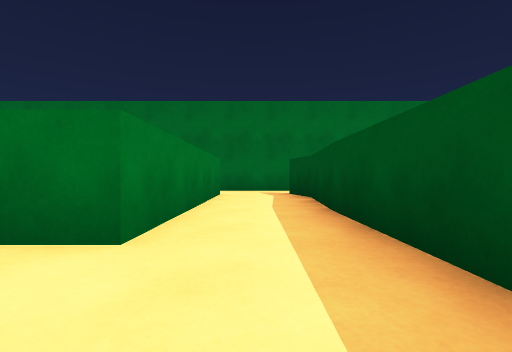
[1] (above)

24 first-person views from a walk through a Unity game level. The camera is 0.51 m above the floor, looks level and sees 85° across. The floor is counted in squares, 1 m on a side. Each view is taken from the middle of a square. On the plan, view 1 faces up. The plan holds only what a view shows up to about 9 squares ahead; the rest is blank. The player character is not drawn.

[2]
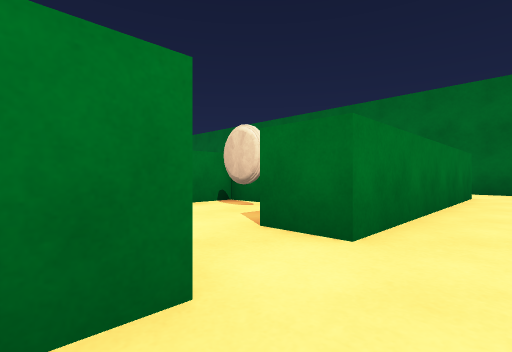

[3]
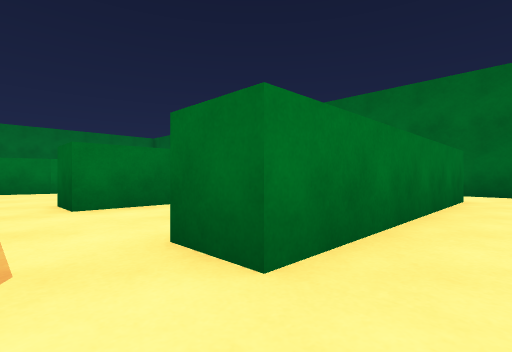

[4]
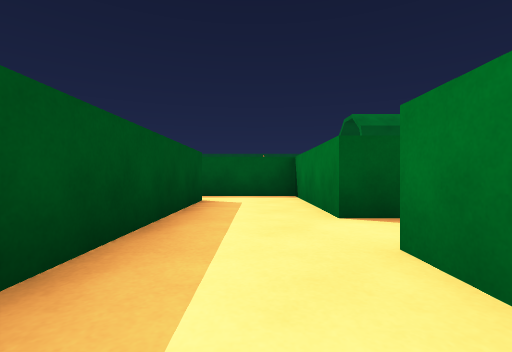

[5]
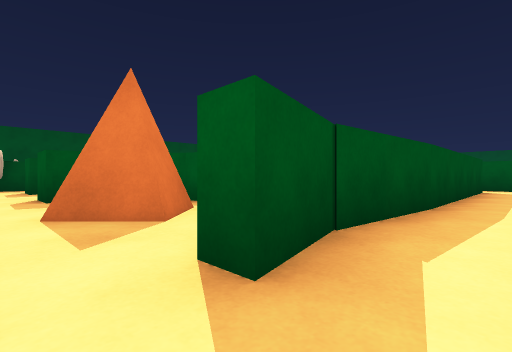

[6]
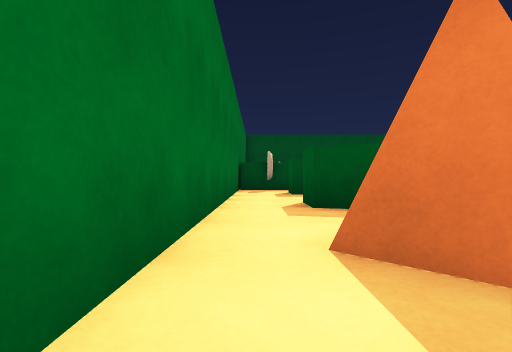

[7]
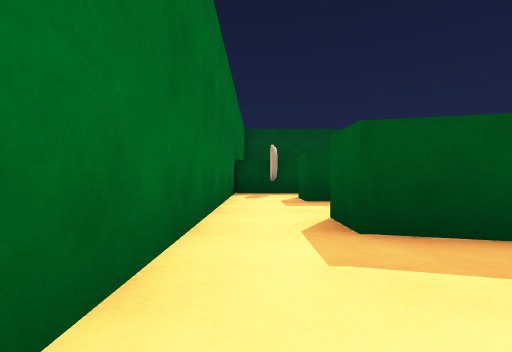

[8]
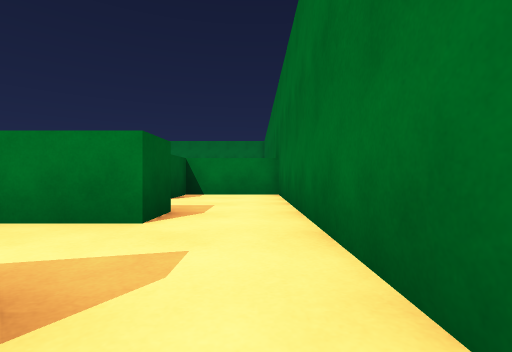

[9]
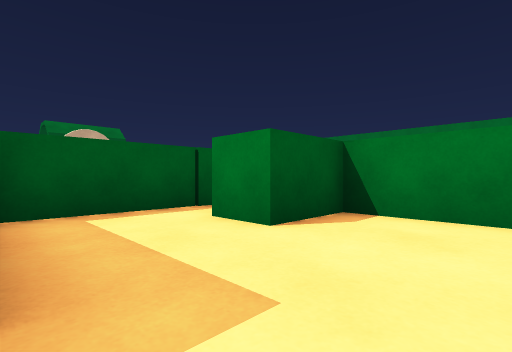

[10]
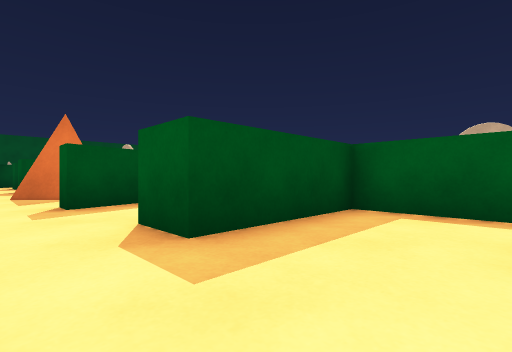

[11]
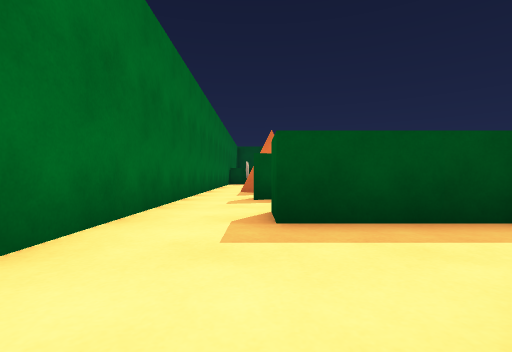

[12]
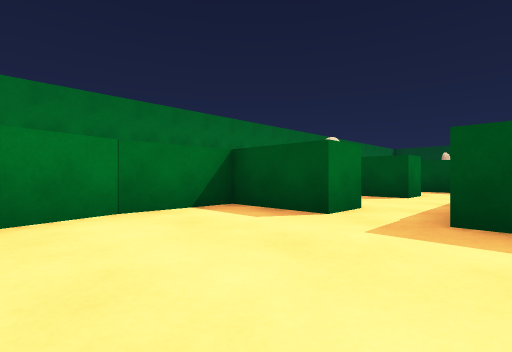

[13]
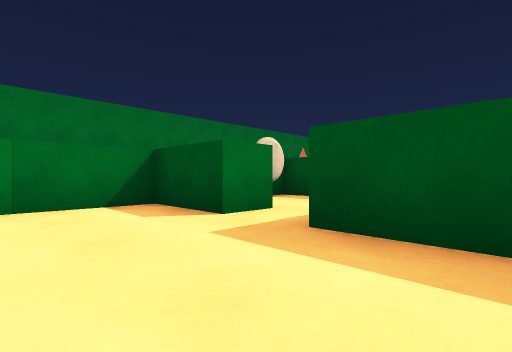

[14]
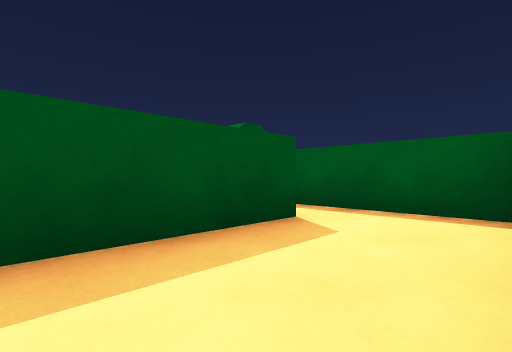

[15]
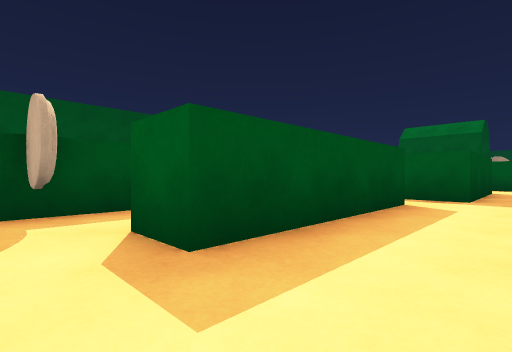

[16]
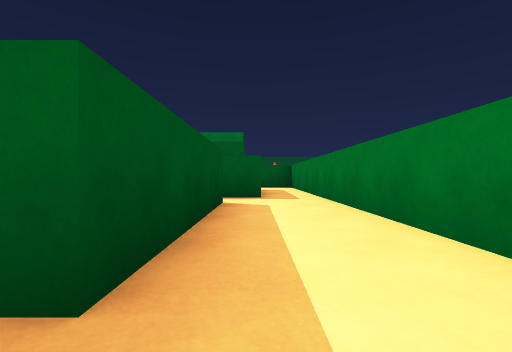

[17]
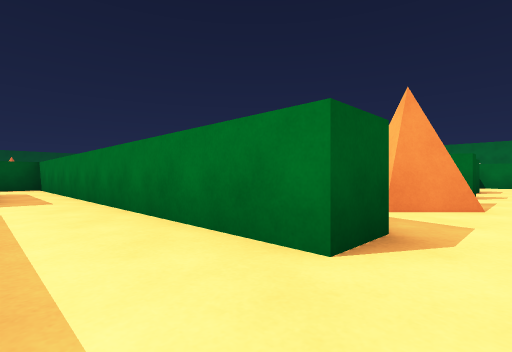

[18]
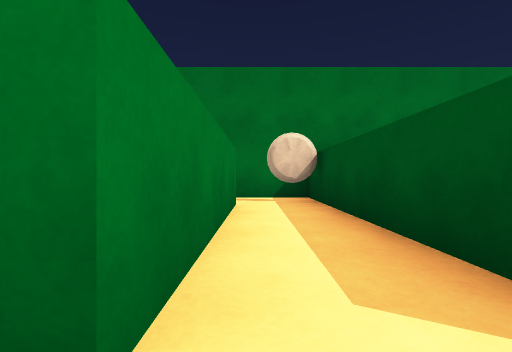

[19]
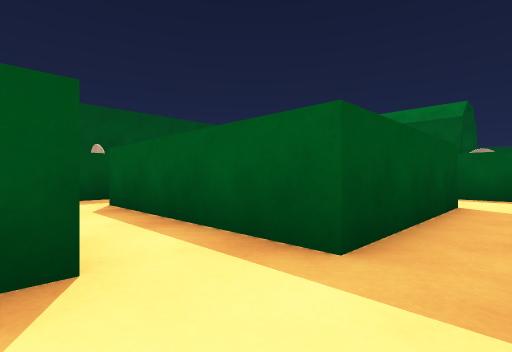

[20]
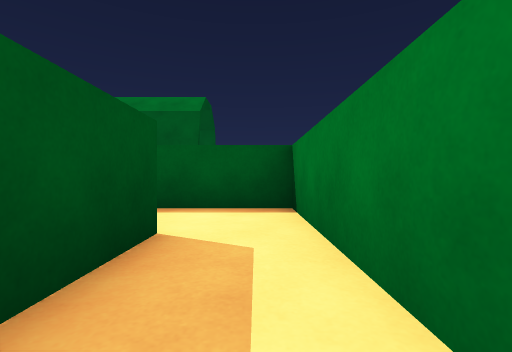

[21]
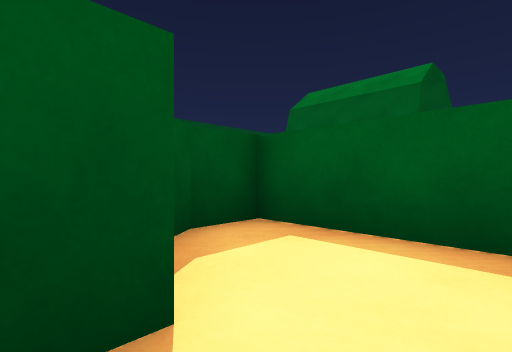

[22]
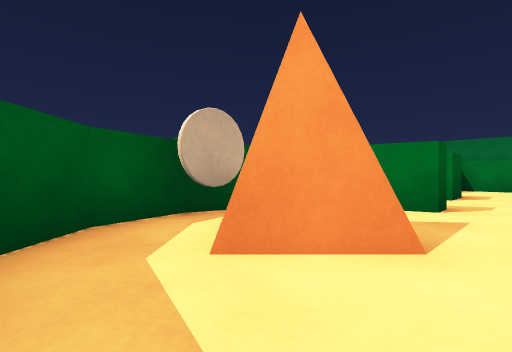

[23]
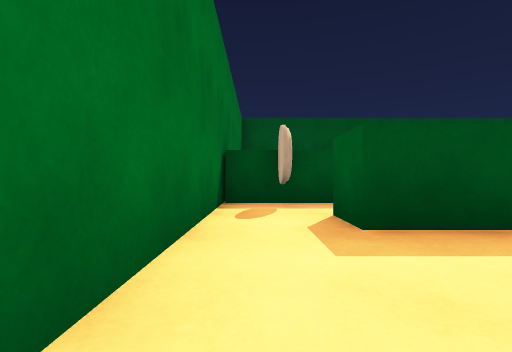

[24]
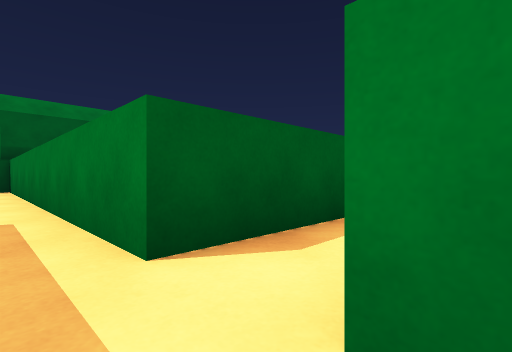

### Floor plan
Points are (right, up) in squares from view 1. A wall is a line through its corners. A room is listed if a view was taken in it or the views show most of it. See-through windows are left out.
Room 1 (views 1, 2, 3, 4, 14)
walls: (-1.8, 0.6) (-1, 0.6) (-1, -3.1) (2.1, -3.1); (1.1, -1.9) (1.1, 5.6); (-1, 5.6) (-1, 2.1) (-2, 2.1)
ways out: opening at (0, 5) to room 2; opening at (-1.5, 1); gap at (2, -2)
Room 2 (views 5, 9)
walls: (0.6, 9.6) (-2.4, 9.6); (-2, 7.8) (-1, 7.8) (-1, 5.6); (1.4, 6.5) (1, 8); (1.1, 5.6) (1.1, 6.6)
ways out: opening at (0, 5) to room 1; opening at (0, 9) to room 3; opening at (-1.5, 9) to room 5
Room 3 (views 6, 8)
walls: (1, 8) (1.5, 8) (1.7, 7.3); (3.6, 9.6) (0.6, 9.6); (3.1, 7.5) (3.9, 8.3)
ways out: opening at (0, 9) to room 2; opening at (4, 9) to room 4
Room 4 (views 7, 22)
walls: (3.9, 8.3) (4.9, 7.4); (6.6, 9.6) (3.6, 9.6); (6.2, 7) (6.5, 8); (5.2, 5.9) (5.9, 6.6)
ways out: opening at (4, 9) to room 3; opening at (7, 9) to room 7
Room 5 (views 10, 11)
walls: (-2.4, 9.6) (-5.7, 9.6) (-5.7, 7.1) (-4.1, 7.1) (-4.1, 6); (-5, 4.9) (-2, 4.9) (-2, 7.8)
ways out: opening at (-1.5, 9) to room 2
Room 6 (views 12, 13)
walls: (-5.7, -1) (-5.7, 0.6); (-4.7, 2.1) (-5.7, 2.1) (-5.7, 3.9) (-7.8, 3.9); (-7.6, 4) (-8.9, 3.6); (-9.8, 2.6) (-10.1, 1.4)
ways out: opening at (-5, 1)
Room 7 (views 15, 16, 17, 19, 23)
walls: (9.6, 3.6) (9.6, 8) (10.6, 8); (6.5, 8) (7.4, 8) (7.4, 2.5); (8.9, 2.3) (10.6, 2.3); (10.6, 9.6) (6.6, 9.6)
ways out: opening at (7, 9) to room 4; opening at (10, 3) to room 8; opening at (10, 8.5) to room 8; opening at (8, 2) to room 9
Room 8 (view 18)
walls: (10.6, 8) (10.6, 3.6); (12.3, 4.2) (12.3, 9.6) (10.6, 9.6); (10.6, 2.3) (13.2, 2.3)
ways out: opening at (10, 3) to room 7; opening at (10, 8.5) to room 7; opening at (13, 3) to room 10
objects: other object (12, 9)
Room 9 (views 20, 21)
walls: (8.9, -1.5) (8.9, 2.3); (7.4, 2.5) (7.4, -3.4) (10.4, -3.4) (10.4, -2.5) (10.1, -2.1)
ways out: opening at (8, 2) to room 7
Room 10 (view 24)
walls: (14.6, 1.9) (14.6, 2.5); (13.2, 2.3) (13.2, -7.4); (13.2, 4) (13.2, 3.5)
ways out: opening at (13, 3) to room 8

Positions as (right, up) in squares from view 1, and headings:
1: (0, 0), facing up
2: (0, 0), facing up-left
3: (0, 1), facing up-left
4: (0, 4), facing down
5: (0, 9), facing down-right
6: (2, 9), facing right
7: (4, 9), facing right
8: (2, 9), facing left
9: (-2, 9), facing down-left
10: (-4, 9), facing down-right
11: (-5, 8), facing right
12: (-9, 0), facing up-right
13: (-8, -1), facing up-right
14: (-1, 1), facing down-right
15: (8, 9), facing down-right
16: (9, 9), facing down
17: (9, 9), facing down-left
18: (11, 3), facing up
19: (8, 4), facing down-right
20: (8, 1), facing down
21: (8, -1), facing down-right
22: (6, 9), facing down-left
23: (7, 9), facing right
24: (14, 4), facing down-left
